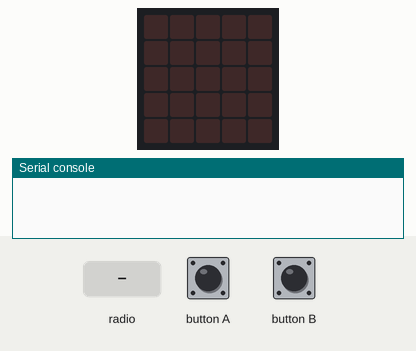
This program was run on a simulated BBC micro:bit running MicroPython. Parts: the board's 5×5 LED display, the last lines printed to the serial console. The inputs (shaded band) are chosen by the test bench. Dim RGB values are drawn brighter than linear; no radio messages arrive unless stated (any console line starting 'radio sent:' is added by the test bench).

Above: at 5.0 s.
5.1 s: button A pressed for 0.15 s
At 7.7 s:
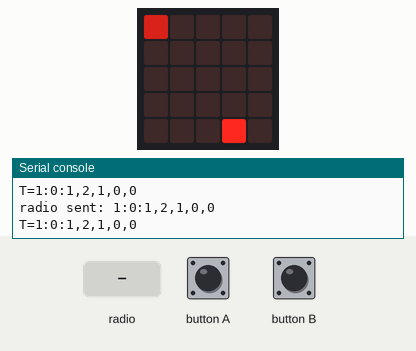
8.1 s: button B pressed for 0.15 s
At 9.6 s:
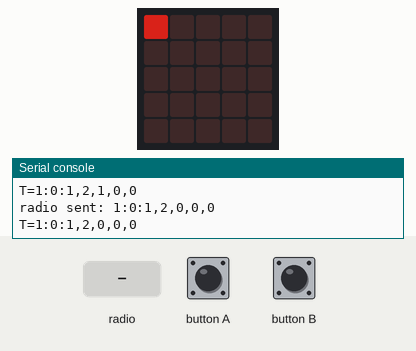
10.1 s: radio message "=" arrives
At 10.5 s:
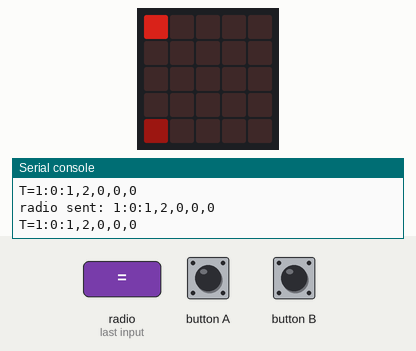
12.1 s: button B pressed for 1 s
At 13.3 s:
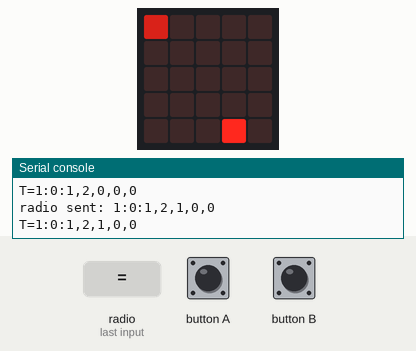
14.6 s: radio message "1" arrives
At 14.61 s:
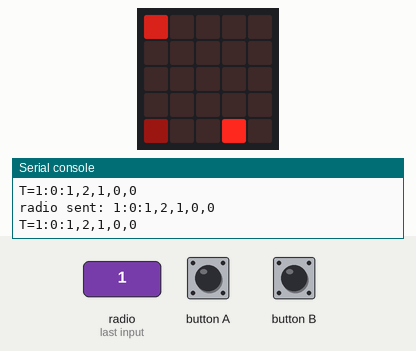
16.1 s: button B pressed for 3.2 s
At 18.1 s:
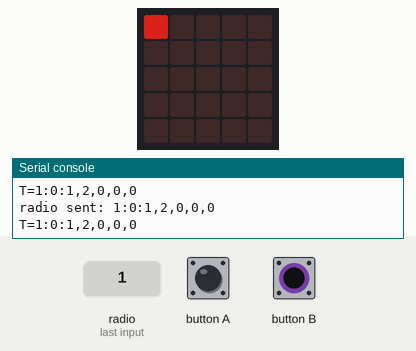
Timing chart, 0 to 19.6 s (numbered marks = the images above; inputs shaded):
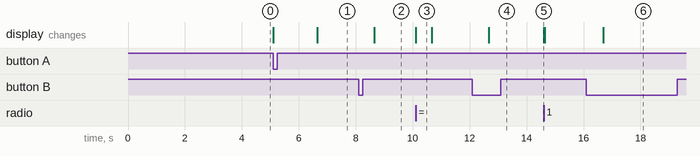

The program:

robotbitnet_v2_t1.py
```python
# (licence header left out)
import radio as ro
import utime as ut
import random as rn
from microbit import display as di
from microbit import button_a,button_b,compass, uart

lid = 0
ack = "~"
txc = 0#tx_cnt
rxc = 0#rx_cnt
uids = [] #used_ids
uidsn = [] #used_ids_next
ackd = False#ack_received
ms = 0#master_status
cs = 0#cmd_status
mid = 0#master id

def init():
    uart.init(115200)
    ro.config(queue=6,address=0x75626972,channel=4,data_rate=ro.RATE_1MBIT)
    ro.on()
    ut.sleep_ms(100)


def tx(did,v):
    global txc
    txc += 1
    txt = "%i:%i:%s" %(lid,did,str(v))
    ro.send(txt)
    print("T=%s" %(txt))
    leds(1,txc)

def txp(did,ty,v):
    if ty==1:
        txt = "1,1,%i,%i" %(ms,cs)
    if ty==2:
        txt = "1,2,%i,%i,%s" %(ms,cs,v)
    if ty==20:
        txt = "1,20,%s" %(v)

    tx(did,txt)

def gnid(used_ids):#get_new_id
    global ms,mid,lid
    for id in range(1,20):
        if not id in used_ids:
            break
    if id==1:
        lid=1
        ms=1
        mid=1
    else:
        lid=id

def mt():
    global uids,mid
    if not mid in uids:
        mid=0

def find_used_ids():
    used_ids=[]
    t_s = ut.ticks_us()

    while True: # start current measurement
        t_now = ut.ticks_us()
        t_use = ut.ticks_diff(t_now,t_s)
        if 1500000 - t_use <0: # 1.5s
            break
        incoming = ro.receive()
        if incoming:
            items = incoming.split(":")
            if len(items)==3:
                sid = int(items[0])
                if not (sid in used_ids):
                    used_ids.append(sid)
    return used_ids

def wait_start():
    global uids,lid
    while True:
        if button_a.was_pressed():
            di.show("F")
            uids = find_used_ids()
            gnid(uids)
            break

def show_id():
    di.clear()

    for id in uids:
        if id>0:
            uid = id - 1
            di.set_pixel(uid%5,int(uid/5),2)

    uid = lid - 1
    di.set_pixel(uid%5,int(uid/5),5)

    id = mid
    if id>0:
        uid = id-1
        di.set_pixel(uid%5,int(uid/5),9)

def leds(part,va):#pixel_debug
    va = va % 10
    if part==1: # tx
        va = va *3 % 10
        di.set_pixel(4, 4, va)
    elif part==0:# rxc
        di.set_pixel(0, 4, va)
    elif part==2:#master
        di.set_pixel(3, 4, va)
    else: #3 Rx
        va = va % 30
        for i in range(3):
            if va >=9:
                di.set_pixel(i, 4, 9)
            elif va<0:
                di.set_pixel(i, 4, 0)
            else:
                di.set_pixel(i, 4, va)
            va -=10
def leds_br():
    if ms==1:
        leds(2,9)
    elif mid>0:
        leds(2,5)
    else:
        leds(2,0)


init()

cur_num_tx = 0
ur=""
wait_start()
tp = 1 #test_period s
t_tick = int(tp * 1000000)


rt=0.5
send_tick = int(t_tick/rt)
t_l = ut.ticks_us()
cidx=0
lc = 1


while True:
    rxc = 0
    txc = 0
    t_s = ut.ticks_us()
    lu = len(uids)
    #broadcast device exist every test period
    txp(0,2,lu)#compass.heading()
    mt()
    show_id()
    leds_br()


    while True: # start current measurement
        t_now = ut.ticks_us()
        t_use = ut.ticks_diff(t_now,t_s)
        if t_tick - t_use <0: # 10s
            if lc % 5==0:
                uids = uidsn
                uidsn = []
            break

        t_last = ut.ticks_diff(t_now,t_l)
        if send_tick - t_last <0: # should send
            t_l = t_now
            if ackd:
                cur_num_tx = cur_num_tx+1
            ackd = False
            if lu>0:
                cidx %= lu
                did = uids[cidx]
                txp(did,20,did)
                cidx +=1
        """
        if uart.any():
            rl= uart.readline()
            if rl:
                di.set_pixel(0, 3, 9)
                b1 = str(rl, 'UTF-8')
                ur += b1.strip()
                pos = ur.find("=")
                if pos>=0:
                    ro.send(ur[:pos])
                    ur = ""
                #leds(0,txc)
                    #print("U=%s" % ur[:-pos])
                    #ur = ur[pos+1:]
            #print("3")
        """
        incoming = ro.receive()
        if incoming:
            rxc+=1
            items = incoming.split(":")
            if len(items)==3:

                sid,did,value = items
                sid = int(sid)
                did = int(did)
                if not sid in uids:
                    uids.append(sid)

                if not sid in uidsn:
                    uidsn.append(sid)

                if sid == lid: # sid collision
                    gnid(uids)


                if did == lid:
                    if value == ack:
                        ackd = True
                    else:
                        tx(sid,ack)
                print("R=%s" %(incoming))
                pvs = value.split(",")

                if did==0:
                    if pvs[0]=="1":
                        if pvs[1]=="1" or pvs[1]=="2":
                            if pvs[2]=="1":
                                mid = sid
                            if mid == sid and pvs[2]=="0":
                                mid = 0
                        if pvs[1]=="2":
                            #print("(sid=%i,%s)" % (sid,pvs[4]))
                            if lid-sid==1:
                                pass

                if did==lid:
                    if pvs[0]=="1":
                        if pvs[1]=="20": #action
                            di.show(pvs[2])


                del pvs
                del items

            leds(0,rxc)
        if button_b.was_pressed():
            ms^=1
            if ms == 1:
                mid=lid
            else:
                mid=0

    lc +=1
    #print("%i,%i" %(lid,mid))
```

Measured:
- after the input at 5.1 s, the display: first changes at once (image 1 shows a later state)
- after the input at 8.1 s, the display: changes after 0.56 s (image 2)
- after the input at 10.1 s, the display: changes at once (image 3)
- after the input at 12.1 s, the display: changes after 0.57 s (image 4)
- after the input at 14.6 s, the display: changes at once (image 5)
- after the input at 16.1 s, the display: changes after 0.59 s (image 6)
- what the display in image 3 shows lasts 0.6 s, from 10.1 s to 10.7 s
